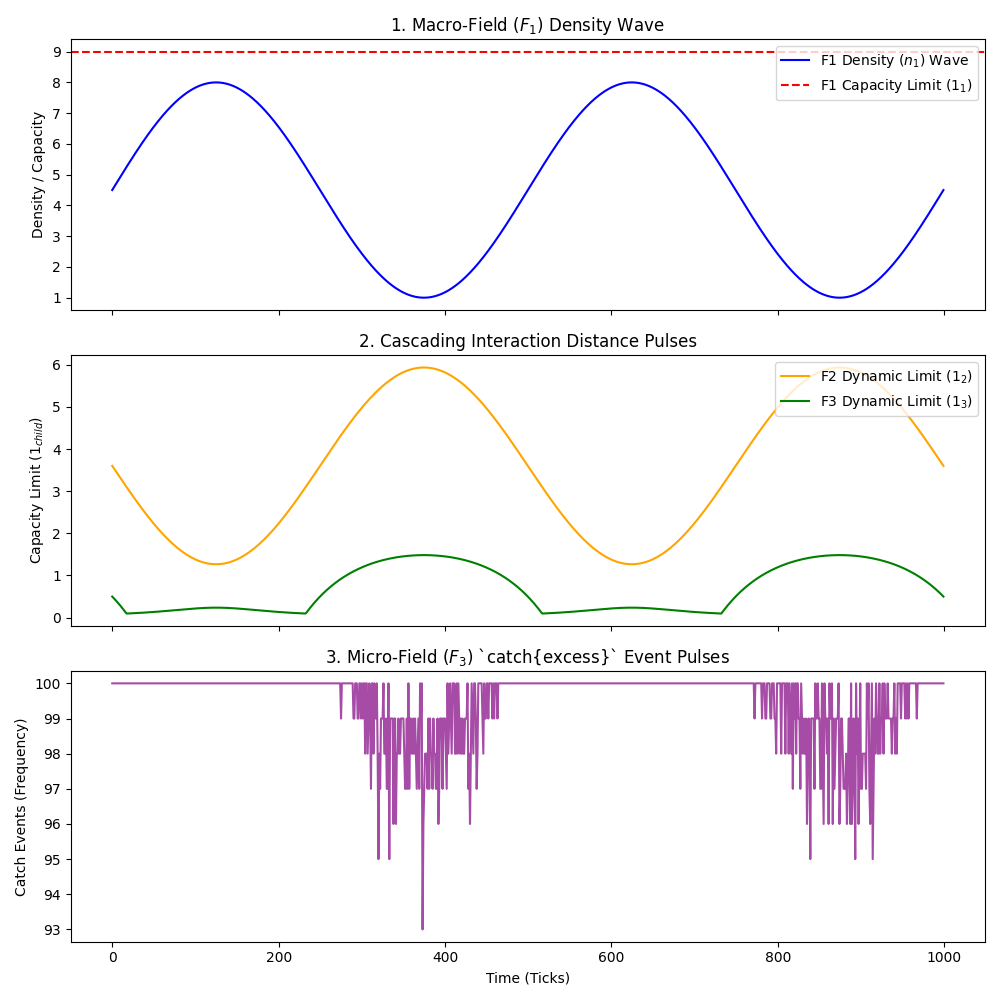

Source code (Python):
import numpy as np
import matplotlib.pyplot as plt

# Simulate the [F3] ∝ [F2] ∝ [F1] Cascade where a Macro Field acts as an oscillating wave
# (density goes up and down cyclically), to show that the micro field
# perfectly pulses in sync with the macro constraints.

time_ticks = 1000

base_limit_f1 = 9.0
base_limit_f2 = 6.0
base_limit_f3 = 3.0

# 1. Simulate the Macro Field (F1) as an oscillating wave
# We use a sine wave to represent a continuous density wave passing through
x = np.linspace(0, 4 * np.pi, time_ticks)
n_1 = 4.5 + 3.5 * np.sin(x) # Oscillates between 1.0 and 8.0

limit_f2 = np.zeros(time_ticks)
limit_f3 = np.zeros(time_ticks)
catch_events_f3 = np.zeros(time_ticks)

base_micro_interaction = 2.5

for t in range(time_ticks):
    available_f1 = base_limit_f1 - n_1[t]
    ratio_f1 = available_f1 / base_limit_f1

    limit_f2[t] = base_limit_f2 * (ratio_f1 + 0.1)

    n_2 = 3.0
    available_f2 = max(0.1, limit_f2[t] - n_2)
    ratio_f2 = available_f2 / limit_f2[t]

    limit_f3[t] = base_limit_f3 * ratio_f2

    storm_noise = np.random.normal(0, 0.5, 100)

    breaches = np.sum((base_micro_interaction + storm_noise) > limit_f3[t])
    catch_events_f3[t] = breaches

# Plotting
fig, (ax1, ax2, ax3) = plt.subplots(3, 1, figsize=(10, 10), sharex=True)

# Plot F1 Wave
ax1.plot(n_1, color='blue', label='F1 Density ($n_1$) Wave')
ax1.axhline(y=base_limit_f1, color='r', linestyle='--', label='F1 Capacity Limit ($1_1$)')
ax1.set_title("1. Macro-Field ($F_1$) Density Wave")
ax1.set_ylabel("Density / Capacity")
ax1.legend(loc="upper right")

# Plot Pulsing Limits
ax2.plot(limit_f2, color='orange', label='F2 Dynamic Limit ($1_2$)')
ax2.plot(limit_f3, color='green', label='F3 Dynamic Limit ($1_3$)')
ax2.set_title("2. Cascading Interaction Distance Pulses")
ax2.set_ylabel("Capacity Limit ($1_{child}$)")
ax2.legend(loc="upper right")

# Plot Micro-Storm Pulses
ax3.plot(catch_events_f3, color='purple', alpha=0.7)
ax3.set_title("3. Micro-Field ($F_3$) `catch{excess}` Event Pulses")
ax3.set_ylabel("Catch Events (Frequency)")
ax3.set_xlabel("Time (Ticks)")

plt.tight_layout()
plt.savefig("_VFT MD/Physics/Scripts/simulate_cascade_wave.png")
print("Plot saved to _VFT MD/Physics/Scripts/simulate_cascade_wave.png")
